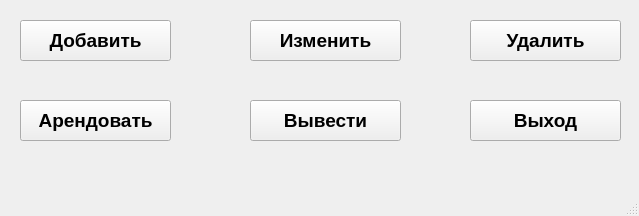
<?xml version="1.0" encoding="UTF-8"?>
<ui version="4.0">
 <class>TruckMenuWindow</class>
 <widget class="QMainWindow" name="TruckMenuWindow">
  <property name="geometry">
   <rect>
    <x>0</x>
    <y>0</y>
    <width>639</width>
    <height>216</height>
   </rect>
  </property>
  <property name="windowTitle">
   <string>MainWindow</string>
  </property>
  <widget class="QWidget" name="centralwidget">
   <widget class="QPushButton" name="arend">
    <property name="geometry">
     <rect>
      <x>20</x>
      <y>100</y>
      <width>151</width>
      <height>41</height>
     </rect>
    </property>
    <property name="font">
     <font>
      <pointsize>14</pointsize>
      <weight>75</weight>
      <bold>true</bold>
     </font>
    </property>
    <property name="text">
     <string>Арендовать</string>
    </property>
   </widget>
   <widget class="QPushButton" name="exit">
    <property name="geometry">
     <rect>
      <x>470</x>
      <y>100</y>
      <width>151</width>
      <height>41</height>
     </rect>
    </property>
    <property name="font">
     <font>
      <pointsize>14</pointsize>
      <weight>75</weight>
      <bold>true</bold>
     </font>
    </property>
    <property name="text">
     <string>Выход</string>
    </property>
   </widget>
   <widget class="QPushButton" name="delete_2">
    <property name="geometry">
     <rect>
      <x>470</x>
      <y>20</y>
      <width>151</width>
      <height>41</height>
     </rect>
    </property>
    <property name="font">
     <font>
      <pointsize>14</pointsize>
      <weight>75</weight>
      <bold>true</bold>
     </font>
    </property>
    <property name="text">
     <string>Удалить</string>
    </property>
   </widget>
   <widget class="QPushButton" name="update">
    <property name="geometry">
     <rect>
      <x>250</x>
      <y>20</y>
      <width>151</width>
      <height>41</height>
     </rect>
    </property>
    <property name="font">
     <font>
      <pointsize>14</pointsize>
      <weight>75</weight>
      <bold>true</bold>
     </font>
    </property>
    <property name="text">
     <string>Изменить</string>
    </property>
   </widget>
   <widget class="QPushButton" name="pushButton">
    <property name="geometry">
     <rect>
      <x>20</x>
      <y>20</y>
      <width>151</width>
      <height>41</height>
     </rect>
    </property>
    <property name="font">
     <font>
      <pointsize>14</pointsize>
      <weight>75</weight>
      <bold>true</bold>
     </font>
    </property>
    <property name="text">
     <string>Добавить</string>
    </property>
   </widget>
   <widget class="QPushButton" name="show">
    <property name="geometry">
     <rect>
      <x>250</x>
      <y>100</y>
      <width>151</width>
      <height>41</height>
     </rect>
    </property>
    <property name="font">
     <font>
      <pointsize>14</pointsize>
      <weight>75</weight>
      <bold>true</bold>
     </font>
    </property>
    <property name="text">
     <string>Вывести</string>
    </property>
   </widget>
  </widget>
  <widget class="QMenuBar" name="menubar">
   <property name="geometry">
    <rect>
     <x>0</x>
     <y>0</y>
     <width>639</width>
     <height>21</height>
    </rect>
   </property>
  </widget>
  <widget class="QStatusBar" name="statusbar"/>
 </widget>
 <resources/>
 <connections/>
</ui>
